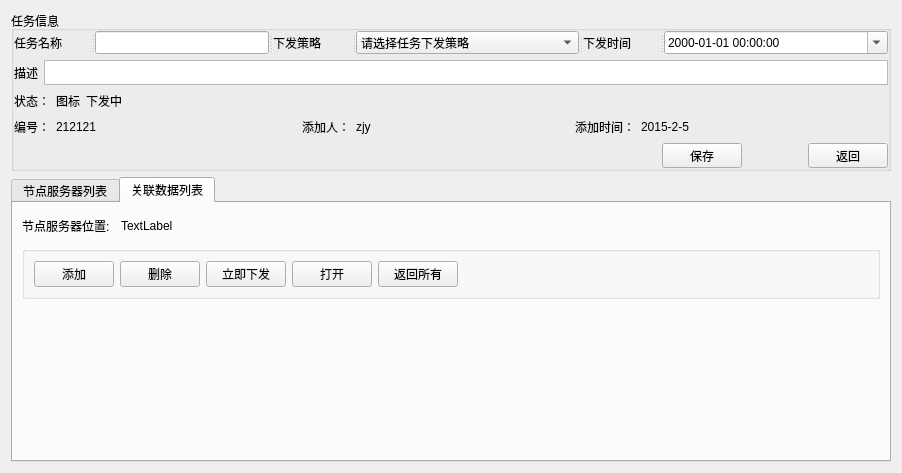
<?xml version="1.0" encoding="UTF-8"?>
<ui version="4.0">
 <class>EditUnstructWidget</class>
 <widget class="QWidget" name="EditUnstructWidget">
  <property name="geometry">
   <rect>
    <x>0</x>
    <y>0</y>
    <width>902</width>
    <height>473</height>
   </rect>
  </property>
  <property name="windowTitle">
   <string>Form</string>
  </property>
  <property name="styleSheet">
   <string notr="true"/>
  </property>
  <layout class="QVBoxLayout" name="verticalLayout_3">
   <item>
    <widget class="QGroupBox" name="groupBox">
     <property name="maximumSize">
      <size>
       <width>16777215</width>
       <height>160</height>
      </size>
     </property>
     <property name="title">
      <string>任务信息</string>
     </property>
     <layout class="QGridLayout" name="gridLayout">
      <property name="leftMargin">
       <number>0</number>
      </property>
      <property name="topMargin">
       <number>0</number>
      </property>
      <property name="rightMargin">
       <number>0</number>
      </property>
      <property name="bottomMargin">
       <number>0</number>
      </property>
      <item row="0" column="0">
       <widget class="QSplitter" name="splitter">
        <property name="orientation">
         <enum>Qt::Horizontal</enum>
        </property>
        <widget class="QLabel" name="label_3">
         <property name="text">
          <string>任务名称</string>
         </property>
         <property name="buddy">
          <cstring>l_taskName</cstring>
         </property>
        </widget>
        <widget class="QLineEdit" name="l_taskName"/>
        <widget class="QLabel" name="label_4">
         <property name="text">
          <string>下发策略</string>
         </property>
         <property name="buddy">
          <cstring>cb_strategy</cstring>
         </property>
        </widget>
        <widget class="ComboBox" name="cb_strategy">
         <property name="toolTip">
          <string/>
         </property>
         <property name="toolTipDuration">
          <number>2</number>
         </property>
         <property name="currentText">
          <string>请选择任务下发策略</string>
         </property>
         <property name="currentIndex">
          <number>0</number>
         </property>
         <item>
          <property name="text">
           <string>请选择任务下发策略</string>
          </property>
         </item>
        </widget>
        <widget class="QLabel" name="lab_time_2">
         <property name="text">
          <string>下发时间</string>
         </property>
         <property name="buddy">
          <cstring>dateTimeEdit</cstring>
         </property>
        </widget>
        <widget class="DateTimeEdit" name="dateTimeEdit">
         <property name="displayFormat">
          <string>yyyy-MM-dd HH:mm:ss</string>
         </property>
         <property name="calendarPopup">
          <bool>true</bool>
         </property>
        </widget>
       </widget>
      </item>
      <item row="1" column="0">
       <layout class="QHBoxLayout" name="horizontalLayout_4">
        <item>
         <widget class="QLabel" name="label_5">
          <property name="text">
           <string>描述</string>
          </property>
          <property name="alignment">
           <set>Qt::AlignCenter</set>
          </property>
          <property name="buddy">
           <cstring>t_description</cstring>
          </property>
         </widget>
        </item>
        <item>
         <widget class="QTextEdit" name="t_description"/>
        </item>
       </layout>
      </item>
      <item row="2" column="0">
       <layout class="QHBoxLayout" name="horizontalLayout_6">
        <item>
         <widget class="QLabel" name="label_6">
          <property name="text">
           <string>状态：</string>
          </property>
         </widget>
        </item>
        <item>
         <widget class="QLabel" name="lab_icon">
          <property name="text">
           <string>图标</string>
          </property>
         </widget>
        </item>
        <item>
         <widget class="QLabel" name="lab_state">
          <property name="text">
           <string>下发中</string>
          </property>
         </widget>
        </item>
        <item>
         <spacer name="horizontalSpacer_5">
          <property name="orientation">
           <enum>Qt::Horizontal</enum>
          </property>
          <property name="sizeHint" stdset="0">
           <size>
            <width>40</width>
            <height>20</height>
           </size>
          </property>
         </spacer>
        </item>
       </layout>
      </item>
      <item row="3" column="0">
       <layout class="QHBoxLayout" name="horizontalLayout_3">
        <item>
         <widget class="QLabel" name="label_8">
          <property name="text">
           <string>编号：</string>
          </property>
         </widget>
        </item>
        <item>
         <widget class="QLabel" name="lab_num">
          <property name="text">
           <string>212121</string>
          </property>
         </widget>
        </item>
        <item>
         <spacer name="horizontalSpacer_6">
          <property name="orientation">
           <enum>Qt::Horizontal</enum>
          </property>
          <property name="sizeHint" stdset="0">
           <size>
            <width>40</width>
            <height>20</height>
           </size>
          </property>
         </spacer>
        </item>
        <item>
         <widget class="QLabel" name="label_10">
          <property name="text">
           <string>添加人：</string>
          </property>
         </widget>
        </item>
        <item>
         <widget class="QLabel" name="lab_insertor_2">
          <property name="text">
           <string>zjy</string>
          </property>
         </widget>
        </item>
        <item>
         <spacer name="horizontalSpacer_7">
          <property name="orientation">
           <enum>Qt::Horizontal</enum>
          </property>
          <property name="sizeHint" stdset="0">
           <size>
            <width>40</width>
            <height>20</height>
           </size>
          </property>
         </spacer>
        </item>
        <item>
         <widget class="QLabel" name="label_11">
          <property name="text">
           <string>添加时间：</string>
          </property>
         </widget>
        </item>
        <item>
         <widget class="QLabel" name="lab_time">
          <property name="text">
           <string>2015-2-5</string>
          </property>
         </widget>
        </item>
        <item>
         <spacer name="horizontalSpacer_8">
          <property name="orientation">
           <enum>Qt::Horizontal</enum>
          </property>
          <property name="sizeHint" stdset="0">
           <size>
            <width>40</width>
            <height>20</height>
           </size>
          </property>
         </spacer>
        </item>
       </layout>
      </item>
      <item row="4" column="0">
       <layout class="QHBoxLayout" name="horizontalLayout_9" stretch="0,0">
        <item>
         <spacer name="horizontalSpacer_4">
          <property name="orientation">
           <enum>Qt::Horizontal</enum>
          </property>
          <property name="sizeHint" stdset="0">
           <size>
            <width>40</width>
            <height>20</height>
           </size>
          </property>
         </spacer>
        </item>
        <item>
         <layout class="QHBoxLayout" name="horizontalLayout_5">
          <property name="spacing">
           <number>66</number>
          </property>
          <item>
           <widget class="QPushButton" name="btn_save">
            <property name="text">
             <string>保存</string>
            </property>
           </widget>
          </item>
          <item>
           <widget class="QPushButton" name="btn_back">
            <property name="text">
             <string>返回</string>
            </property>
           </widget>
          </item>
         </layout>
        </item>
       </layout>
      </item>
     </layout>
    </widget>
   </item>
   <item>
    <widget class="QTabWidget" name="tw_content">
     <property name="currentIndex">
      <number>1</number>
     </property>
     <widget class="QWidget" name="tab">
      <attribute name="title">
       <string>节点服务器列表</string>
      </attribute>
      <layout class="QVBoxLayout" name="verticalLayout_6">
       <item>
        <layout class="QHBoxLayout" name="horizontalLayout_11">
         <item>
          <widget class="QWidget" name="widget" native="true">
           <layout class="QHBoxLayout" name="horizontalLayout_7" stretch="1,2">
            <property name="leftMargin">
             <number>0</number>
            </property>
            <property name="topMargin">
             <number>0</number>
            </property>
            <property name="rightMargin">
             <number>0</number>
            </property>
            <property name="bottomMargin">
             <number>0</number>
            </property>
            <item>
             <widget class="QWidget" name="w_addrs_position" native="true">
              <layout class="QHBoxLayout" name="horizontalLayout_14" stretch="1,2">
               <property name="leftMargin">
                <number>0</number>
               </property>
               <property name="topMargin">
                <number>5</number>
               </property>
               <property name="rightMargin">
                <number>0</number>
               </property>
               <property name="bottomMargin">
                <number>5</number>
               </property>
               <item>
                <widget class="QLabel" name="lab_addr">
                 <property name="text">
                  <string>文件数据位置：</string>
                 </property>
                </widget>
               </item>
               <item>
                <widget class="QLabel" name="lab_addr_pos">
                 <property name="text">
                  <string>所有文件</string>
                 </property>
                </widget>
               </item>
              </layout>
             </widget>
            </item>
            <item>
             <spacer name="horizontalSpacer_9">
              <property name="orientation">
               <enum>Qt::Horizontal</enum>
              </property>
              <property name="sizeHint" stdset="0">
               <size>
                <width>40</width>
                <height>20</height>
               </size>
              </property>
             </spacer>
            </item>
           </layout>
           <zorder>w_addrs_position</zorder>
           <zorder>horizontalSpacer_9</zorder>
          </widget>
         </item>
        </layout>
       </item>
       <item>
        <layout class="QHBoxLayout" name="horizontalLayout_12">
         <item>
          <widget class="QPushButton" name="btn_addr_add">
           <property name="text">
            <string>添加</string>
           </property>
          </widget>
         </item>
         <item>
          <widget class="QPushButton" name="btn_addr_del">
           <property name="text">
            <string>删除</string>
           </property>
          </widget>
         </item>
         <item>
          <widget class="QPushButton" name="btn_addr_send">
           <property name="text">
            <string>立即下发</string>
           </property>
          </widget>
         </item>
         <item>
          <widget class="QPushButton" name="btn_addr_open">
           <property name="text">
            <string>打开</string>
           </property>
          </widget>
         </item>
         <item>
          <widget class="QPushButton" name="btn_addrForTask">
           <property name="text">
            <string>返回所有</string>
           </property>
          </widget>
         </item>
         <item>
          <spacer name="horizontalSpacer_16">
           <property name="orientation">
            <enum>Qt::Horizontal</enum>
           </property>
           <property name="sizeHint" stdset="0">
            <size>
             <width>40</width>
             <height>20</height>
            </size>
           </property>
          </spacer>
         </item>
        </layout>
       </item>
       <item>
        <widget class="PageTableWidget" name="tw_nodes" native="true">
         <property name="sizePolicy">
          <sizepolicy hsizetype="Expanding" vsizetype="Expanding">
           <horstretch>0</horstretch>
           <verstretch>0</verstretch>
          </sizepolicy>
         </property>
        </widget>
       </item>
      </layout>
     </widget>
     <widget class="QWidget" name="tab_2">
      <attribute name="title">
       <string>关联数据列表</string>
      </attribute>
      <layout class="QVBoxLayout" name="verticalLayout">
       <item>
        <layout class="QHBoxLayout" name="horizontalLayout_8" stretch="1,2">
         <item>
          <widget class="QWidget" name="w_files_position" native="true">
           <layout class="QHBoxLayout" name="horizontalLayout_15" stretch="1,2">
            <property name="leftMargin">
             <number>0</number>
            </property>
            <property name="topMargin">
             <number>5</number>
            </property>
            <property name="rightMargin">
             <number>0</number>
            </property>
            <property name="bottomMargin">
             <number>5</number>
            </property>
            <item>
             <widget class="QLabel" name="lab_file">
              <property name="text">
               <string>节点服务器位置:</string>
              </property>
             </widget>
            </item>
            <item>
             <widget class="QLabel" name="lab_file_pos">
              <property name="text">
               <string>TextLabel</string>
              </property>
             </widget>
            </item>
           </layout>
          </widget>
         </item>
         <item>
          <spacer name="horizontalSpacer_13">
           <property name="orientation">
            <enum>Qt::Horizontal</enum>
           </property>
           <property name="sizeHint" stdset="0">
            <size>
             <width>40</width>
             <height>20</height>
            </size>
           </property>
          </spacer>
         </item>
        </layout>
       </item>
       <item>
        <widget class="QGroupBox" name="gb_btn">
         <property name="title">
          <string/>
         </property>
         <layout class="QHBoxLayout" name="horizontalLayout">
          <item>
           <widget class="QPushButton" name="btn_file_add">
            <property name="text">
             <string>添加</string>
            </property>
           </widget>
          </item>
          <item>
           <widget class="QPushButton" name="btn_file_del">
            <property name="text">
             <string>删除</string>
            </property>
           </widget>
          </item>
          <item>
           <widget class="QPushButton" name="btn_file_send">
            <property name="text">
             <string>立即下发</string>
            </property>
           </widget>
          </item>
          <item>
           <widget class="QPushButton" name="btn_file_open">
            <property name="text">
             <string>打开</string>
            </property>
           </widget>
          </item>
          <item>
           <widget class="QPushButton" name="btn_filesForTask">
            <property name="text">
             <string>返回所有</string>
            </property>
           </widget>
          </item>
          <item>
           <spacer name="horizontalSpacer">
            <property name="orientation">
             <enum>Qt::Horizontal</enum>
            </property>
            <property name="sizeHint" stdset="0">
             <size>
              <width>40</width>
              <height>20</height>
             </size>
            </property>
           </spacer>
          </item>
         </layout>
        </widget>
       </item>
       <item>
        <widget class="PageTableWidget" name="tw_files" native="true">
         <property name="sizePolicy">
          <sizepolicy hsizetype="Expanding" vsizetype="Expanding">
           <horstretch>0</horstretch>
           <verstretch>0</verstretch>
          </sizepolicy>
         </property>
        </widget>
       </item>
      </layout>
     </widget>
    </widget>
   </item>
  </layout>
 </widget>
 <customwidgets>
  <customwidget>
   <class>ComboBox</class>
   <extends>QComboBox</extends>
   <header>modules/common/combobox.h</header>
  </customwidget>
  <customwidget>
   <class>DateTimeEdit</class>
   <extends>QDateTimeEdit</extends>
   <header>modules/common/datetimeedit.h</header>
  </customwidget>
  <customwidget>
   <class>PageTableWidget</class>
   <extends>QWidget</extends>
   <header>modules/common/pagetablewidget.h</header>
   <container>1</container>
  </customwidget>
 </customwidgets>
 <resources/>
 <connections/>
</ui>
